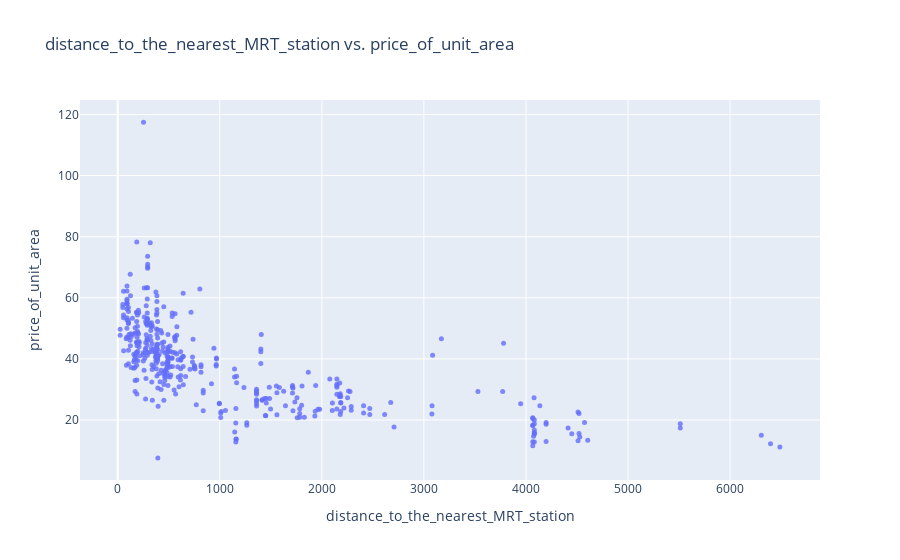

Notebook source saved alongside this figure:
### Markdown cell above
### Price_of_unit_price and Distance_to_the_nearest_MRT_station

### Code cell
fig = px.scatter(real_estate_copy_df,
                 x='distance_to_the_nearest_MRT_station', 
                 y='price_of_unit_area', 
                 opacity=0.8, 
                 hover_data=['longitude', 'latitude'], 
                 title='distance_to_the_nearest_MRT_station vs. price_of_unit_area')
fig.update_traces(marker_size=5)
fig.show()

### Figure 1 — Plotly figure (JSON) as saved in the notebook; plotly's stock layout.template omitted (floating-point values rounded to 4 significant figures; data arrays with more than 128 entries replaced by an {"elided": "..."} marker saying what was removed)
{"data": [{"customdata": {"elided": "414x2 float values"}, "hovertemplate": "distance_to_the_nearest_MRT_station=%{x}<br>price_of_unit_area=%{y}<br>longitude=%{customdata[0]}<br>latitude=%{customdata[1]}<extra></extra>", "legendgroup": "", "marker": {"color": "#636efa", "opacity": 0.8, "size": 5, "symbol": "circle"}, "mode": "markers", "name": "", "orientation": "v", "showlegend": false, "type": "scatter", "x": {"elided": "414 float values"}, "xaxis": "x", "y": {"elided": "414 float values"}, "yaxis": "y"}], "layout": {"legend": {"tracegroupgap": 0}, "title": {"text": "distance_to_the_nearest_MRT_station vs. price_of_unit_area"}, "xaxis": {"anchor": "y", "domain": [0, 1], "title": {"text": "distance_to_the_nearest_MRT_station"}}, "yaxis": {"anchor": "x", "domain": [0, 1], "title": {"text": "price_of_unit_area"}}}}
